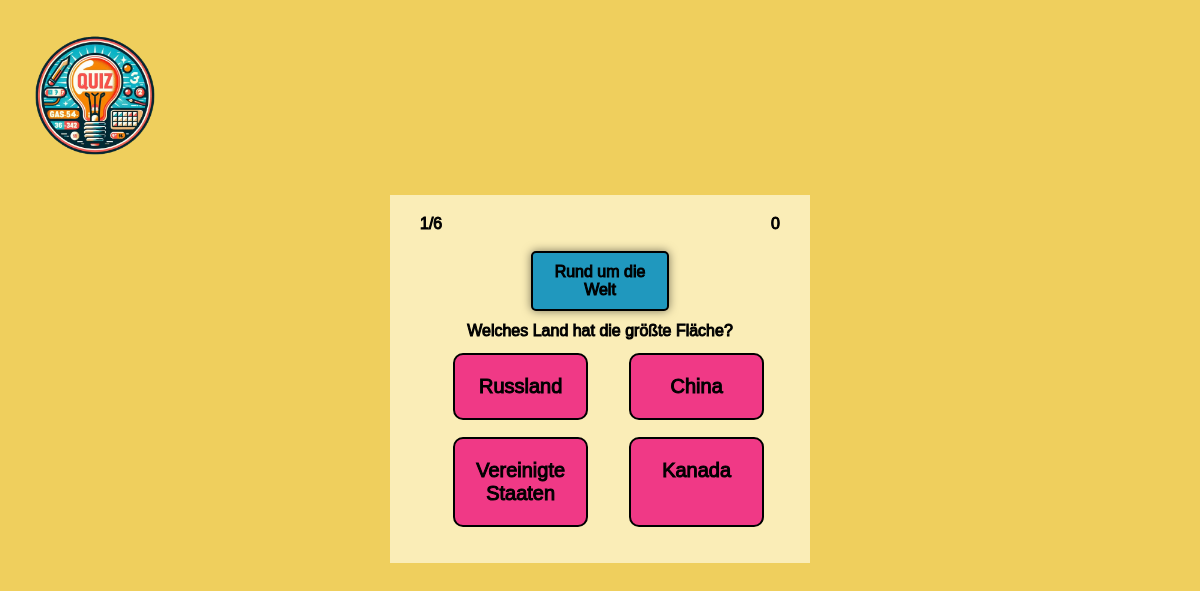
Screenshot of /quizgame2/game.php?category_name=Rund um die Welt with the database file from the repository.
### tables this page shows
CREATE TABLE `Fragen` (
    `FragenNr` INT AUTO_INCREMENT NOT NULL,
    `Frage` VARCHAR(255) NOT NULL,
    `KategorieNr` INT NOT NULL,
    PRIMARY KEY (`FragenNr`)
);

CREATE TABLE `Antworten` (
    `AntwortenNr` INT AUTO_INCREMENT NOT NULL,
    `FragenNr` INT NOT NULL,
    `Antwort` VARCHAR(255) NOT NULL,
    `Richtig` BOOLEAN NULL,
    PRIMARY KEY (`AntwortenNr`)
);

### quizgame2/game.php (the view, shortened to what this page needs)
<?php
require "database.php";
if(isset($_GET['category_name'])) {
    $category_name = $_GET['category_name'];
    $statement = $conn->prepare("SELECT * FROM kategorie WHERE Kategorie = ?");
    $statement->execute([$category_name]);
    $category = $statement->fetch(PDO::FETCH_ASSOC);
    if($category) {
        $category_id = $category['KategorieNr'];
        $statement_questions = $conn->prepare("SELECT * FROM fragen WHERE KategorieNr = ?");
        $statement_questions->execute([$category_id]);
        $questions = $statement_questions->fetchAll(PDO::FETCH_ASSOC);
        $answers = array();
        foreach($questions as $question) {
            $statement_answers = $conn->prepare("SELECT * FROM antworten WHERE FragenNr = ?");
            $statement_answers->execute([$question['FragenNr']]);
            $answers[$question['FragenNr']] = $statement_answers->fetchAll(PDO::FETCH_ASSOC);
        }
        $total_questions = count($questions);
    } else {
        $questions = [];
        $answers = [];
        $total_questions = 0;
    }
} else {
    $questions = [];
    $answers = [];
    $total_questions = 0;
}
$currentQuestion = isset($_GET['currentQuestion']) ? $_GET['currentQuestion'] : 0;
?>
<!DOCTYPE html>
<html lang="en">
<head>
</head>
<body>
    <div class="main-container">
    <div class="game-container">
    <div class="logo">
        <img src="static/img/logo.png" alt="Logo">
    </div>
    <div class="question-box" id="question-box">
        <div class="question-status">
            <div class="fragen"><?php echo ($currentQuestion + 1) . "/" . $total_questions; ?></div>
            <div class="punkte" id="points">0</div>
        </div>
        <div class="category">
            <?php
                if(isset($_GET['category_name'])) {
                    echo $_GET['category_name'];
                } else {
                    echo "Es wurde keine Kategorie ausgewählt.";
                }
            ?>
        </div>
        <div class="question">
            <?php echo $questions[$currentQuestion]['Frage']; ?>
        </div>
        <div class="answers-container">
            <?php foreach($answers[$questions[$currentQuestion]['FragenNr']] as $answer): ?>
                <div class="answer" id="answer_<?php echo $answer['AntwortenNr']; ?>" data-correct="<?php echo $answer['Richtig'] ? '1' : null; ?>" onclick="selectAnswer(<?php echo $answer['Richtig'] ? '1' : null; ?>, <?php echo $answer['AntwortenNr']; ?>)">
                    <?php echo $answer['Antwort']; ?>
                </div>
            <?php endforeach; ?>
        </div>
    </div>
</div>
        </div>
</body>
</html>

### quizgame2/game.php (style rules this page uses)
body { margin: 0; padding: 0; display: flex; justify-content: center; align-items: center; height: 100vh; background-color: #EFCF5D; }
.main-container { display: flex; flex-direction: column; align-items: center; width: 100%; margin: 0 auto; }
.game-container { text-align: center; width: 35%; }
.question-box { background-color: #FAEDB7; padding: 20px; margin-bottom: 10%; font-family: "Cabinet Grotesk Variable", sans-serif; -webkit-text-stroke: 1px black; }
.category { background-color: #2098BE; font-family: "Cabinet Grotesk Variable", sans-serif; -webkit-text-stroke: 1px black; width: 30%; color: black; border: 2px solid black; border-radius: 5px; padding: 10px; box-shadow: 0 0 10px rgba(0, 0, 0, 0.5); margin-top: 2%; margin-bottom: 3%; display: inline-block; }
.answers-container { display: grid; grid-template-columns: repeat(2, 1fr); grid-gap: 10px; margin: 0 auto; margin-bottom: 3%; margin-top: 3%; margin-left: 10%; }
.answer { width: 55%; background-color: #F03986; border: 2px solid #000; border-radius: 10px; padding: 20px; margin: 5px; margin-top: 1%; cursor: pointer; font-size: 20px; font-family: "Cabinet Grotesk Variable", sans-serif; -webkit-text-stroke: 1px black; }
.logo { position: absolute; top: 20px; left: 20px; width: 40px; height: 100px; }
.logo img { width: 150px; height: 150px; }
.question-status { display: flex; justify-content: space-between; align-items: flex-start; margin-bottom: 10px; }
.punkte { margin-right: 10px; }
.fragen { margin-left: 10px; }

### rows the page displays
fragen: Frage "Welches Land hat die größte Fläche?"
antworten: Antwort "Russland"
antworten: Antwort "China"
antworten: Antwort "Vereinigte Staaten"
antworten: Antwort "Kanada"

### other values shown
$currentQuestion + 1 "1"
$total_questions "6"
$_GET['category_name'] "Rund um die Welt"
